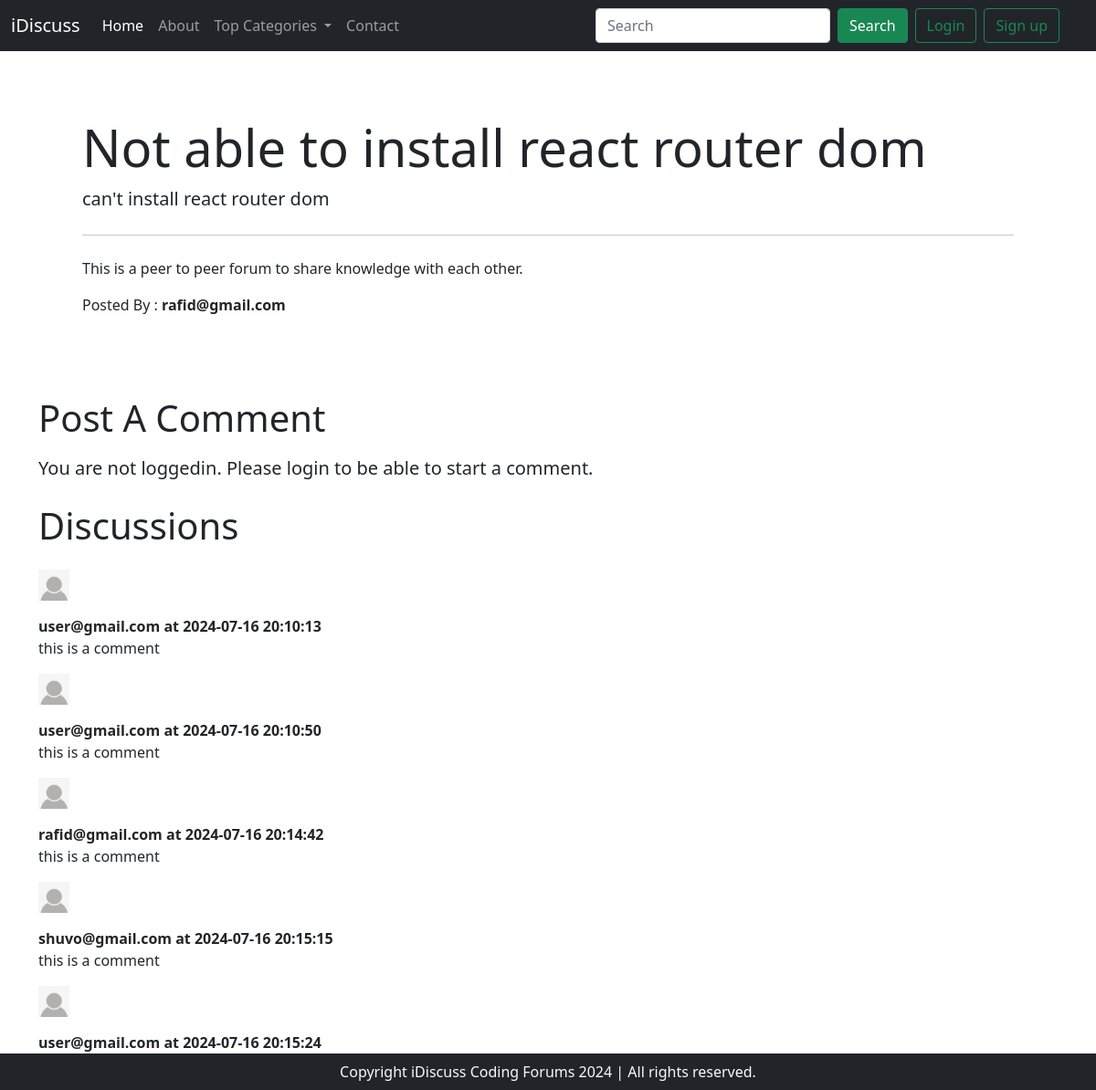
Page /thread.php?threadid=2 on the committed database.
### tables this page shows
CREATE TABLE `threads` (
  `thread_id` int(7) NOT NULL,
  `thread_title` varchar(255) NOT NULL,
  `thread_desc` text NOT NULL,
  `thread_cat_id` int(7) NOT NULL,
  `thread_user_id` int(7) NOT NULL,
  `timestamp` datetime NOT NULL DEFAULT current_timestamp()
);

CREATE TABLE `users` (
  `sno` int(11) NOT NULL,
  `user_email` varchar(30) NOT NULL,
  `user_pass` varchar(255) NOT NULL,
  `timestamp` int(11) NOT NULL
);

CREATE TABLE `comments` (
  `comment_id` int(8) NOT NULL,
  `comment_content` text NOT NULL,
  `thread_id` int(8) NOT NULL,
  `comment_by` int(11) NOT NULL,
  `comment_time` datetime NOT NULL DEFAULT current_timestamp()
);

### thread.php (the view, shortened to what this page needs)
<!DOCTYPE html>
<html lang="en">
<head>
    <link href="https://cdn.jsdelivr.net/npm/bootstrap@5.0.2/dist/css/bootstrap.min.css" rel="stylesheet"
 />
</head>
<body>
    <?php include 'partials/_dbconnect.php';?>
    <?php include 'partials/_header.php';?>
    <?php
    $id = $_GET['threadid'];
    $sql = "SELECT * FROM `threads` WHERE thread_id=$id";
    $result = mysqli_query($conn,$sql);
    while ($row = mysqli_fetch_assoc($result)) {
        $title = $row['thread_title'];
        $desc = $row['thread_desc'];
        $thread_user_id = $row['thread_user_id'];
        $sql2 = "SELECT user_email FROM `users` WHERE sno='$thread_user_id'";
        $result2 = mysqli_query($conn,$sql2);
        $row2 = mysqli_fetch_assoc($result2);
        $posted_by = $row2['user_email'];
    }
    ?>
    <div class="container my-3">
        <div class="mt-4 p-5 text-black rounded">
            <h1 class="display-4"><?php echo $title;?></h1>
            <p class="lead"><?php echo $desc;?></p>
            <hr class="my-4">
            <p>This is a peer to peer forum to share knowledge with each other.</p>
            <p>Posted By : <b><?php echo $posted_by; ?></b></p>
        </div>
    </div>
    <?php
    if (isset($_SESSION['loggedin']) && $_SESSION['loggedin'] == true) {
        echo '<div class="container">
        <h1 class="py-2">Post A Comment</h1>
        <form action="'.$_SERVER['REQUEST_URI'] .'" method="post">
            <div class="form-group">
                <label for="exampleInputEmail1" class="form-label">Type Your Comment</label>
                <textarea class="form-control" placeholder="Leave a comment here" id="comment" name="comment"
                    style="height: 100px"></textarea>
                    <input type="hidden" name="sno" value="'. $_SESSION["sno"].'">
                <button type="submit" class="btn btn-success mt-3 mb-5">Post Comment</button>
            </div>
        </form>
    </div>';
    }else{
        echo '<div class="container">
        <h1 class="py-2">Post A Comment</h1>
        <p class="lead">You are not loggedin. Please login to be able to start a comment.</p>
    </div>';
    }
    ?>
    <div class="container" id="ques">
        <h1 class="py-2">Discussions</h1>
        <?php
        $id = $_GET['threadid'];
        $sql = "SELECT * FROM `comments` WHERE thread_id=$id";
        $result = mysqli_query($conn,$sql);
        while ($row = mysqli_fetch_assoc($result)) {
        $content = $row['comment_content'];
        $comment_time = $row['comment_time'];
        $thread_user_id = $row['comment_by'];
        $sql2 = "SELECT user_email FROM `users` WHERE sno='$thread_user_id'";
        $result2 = mysqli_query($conn,$sql2);
        $row2 = mysqli_fetch_assoc($result2);
        echo '<div class="media my-3">
            <img class="mr-3 mb-3" src="img/userdefaultpng.png" width="34px" alt="Generic placeholder image">
            <div class="media-body">
                <p class="fw-bold my-0">'. $row2['user_email'] . ' at '. $comment_time .'</p>
                '. $content .'
            </div>
        </div>';
        }
    ?>
    </div>
    <?php include 'partials/_footer.php';?>
</body>
</html>

### thread.php (style rules this page uses)
#ques { min-height: 433px; }

### rows in the picture
threads: thread_title "Not able to install react router dom", thread_desc "can't install react router dom"
users: user_email "rafid@gmail.com"
comments: users.user_email "user@gmail.com", comment_time "2024-07-16 20:10:13", comment_content "this is a comment"
comments: users.user_email "user@gmail.com", comment_time "2024-07-16 20:10:50", comment_content "this is a comment"
comments: users.user_email "rafid@gmail.com", comment_time "2024-07-16 20:14:42", comment_content "this is a comment"
comments: users.user_email "shuvo@gmail.com", comment_time "2024-07-16 20:15:15", comment_content "this is a comment"
comments: users.user_email "user@gmail.com", comment_time "2024-07-16 20:15:24"
